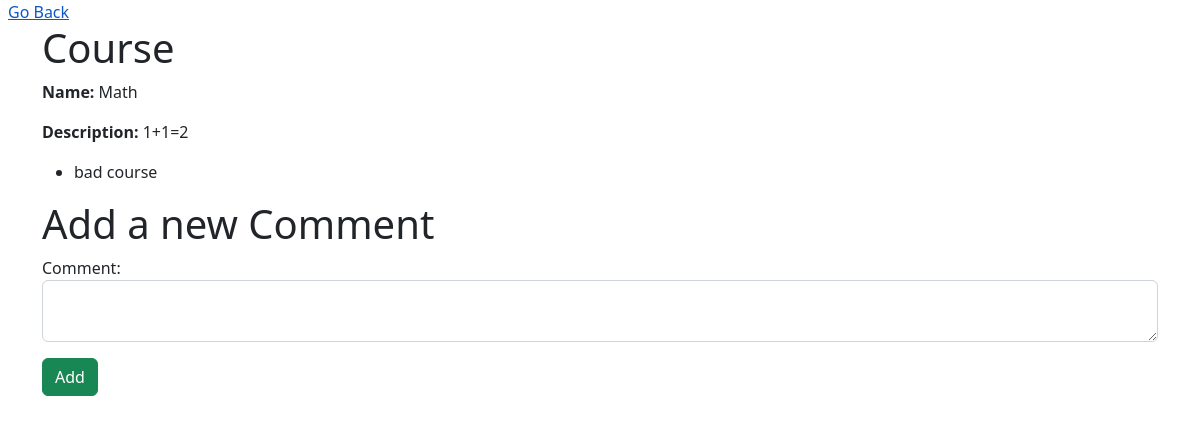
/comment/3, run on an earlier commit of the app's database.
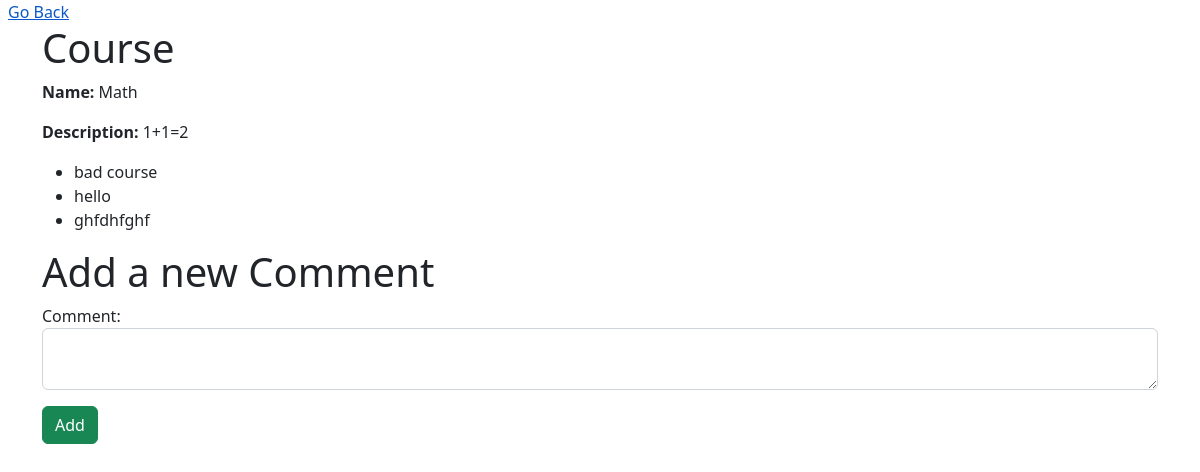
And on a later commit of the database.
### courses_app/models.py (models this page shows)
class Comment(models.Model):
    comment = models.TextField()
    created_at = models.DateTimeField(auto_now_add=True)
    updated_at = models.DateTimeField(auto_now=True)
    objects = CourseManager()

### courses_app/views.py (the view)
# urls.py: path('comment/<int:id>', views.comment),
def comment(request, id):
    course = Course.objects.get(id=id)
    context = {
        "course": course
    }
    return render(request, "comment.html", context)

### courses_app/templates/comment.html (shortened to what this page needs)
<!DOCTYPE html>
<html lang="en">
  <head>
    <link
      href="https://cdn.jsdelivr.net/npm/bootstrap@5.2.0-beta1/dist/css/bootstrap.min.css"
      rel="stylesheet"
    />
  </head>
  <body>
    <a class="p-2" href="/">Go Back</a>
    <div class="container">
      <div>
        <h1>Course</h1>
        <p><strong>Name: </strong> {{ course.name }}</p>
        <p>
          <strong>Description: </strong>{{ course.description.description }}
        </p>
        <ul>
          {% for comm in course.comm.all %}
          <li>{{ comm.comment }}</li>
          {%endfor%}
        </ul>
      </div>
      <div>
        <h1>Add a new Comment</h1>
        <form action="/addComment" method="post">
          <div class="form-group">
            <label for="comm">Comment:</label>
            <textarea class="form-control" id="comm" name="comm"></textarea>
          </div>
          <div class="form-group my-3">
            <input type="submit" value="Add" class="btn btn-success" />
          </div>
        </form>
      </div>
    </div>
  </body>
</html>

What changed in the data, as far as the page shows it:
added Comment: comment "hello"
added Comment: comment "ghfdhfghf"
